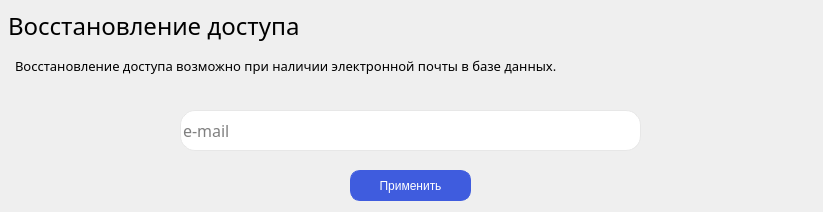
<?xml version="1.0" encoding="UTF-8"?>
<ui version="4.0">
 <class>RecoveryWindow</class>
 <widget class="QMainWindow" name="RecoveryWindow">
  <property name="geometry">
   <rect>
    <x>0</x>
    <y>0</y>
    <width>823</width>
    <height>212</height>
   </rect>
  </property>
  <property name="minimumSize">
   <size>
    <width>823</width>
    <height>212</height>
   </size>
  </property>
  <property name="maximumSize">
   <size>
    <width>823</width>
    <height>212</height>
   </size>
  </property>
  <property name="windowTitle">
   <string>MainWindow</string>
  </property>
  <property name="styleSheet">
   <string notr="true">QWidget[objectName=&quot;recovery_email&quot;],
QWidget[objectName=&quot;recovery_code&quot;] { background-color: #f6f7fb }

QPushButton {
	color: white;
	font-size: 12px;
	font-family: 'SESans',Arial,sans-serif;;	
	border: 1px solid #3f5cde; 
	background-color: #3f5cde;
	border-radius: 10px;
}

QPushButton:hover,
QPushButton:pressed {
	border: 0px;
	background-color: #243581; 
}

QLineEdit {
	border: 1px solid #e7e7e7;
	backgorund-color: #fbfbfb;
	border-radius: 15px;
	font-family: Montserrat Medium;
	font-size: 16px;
	padding-left: 1em;
}
</string>
  </property>
  <widget class="QWidget" name="centralwidget">
   <property name="minimumSize">
    <size>
     <width>823</width>
     <height>212</height>
    </size>
   </property>
   <property name="maximumSize">
    <size>
     <width>823</width>
     <height>212</height>
    </size>
   </property>
   <widget class="QStackedWidget" name="stackedWidget">
    <property name="geometry">
     <rect>
      <x>0</x>
      <y>0</y>
      <width>821</width>
      <height>211</height>
     </rect>
    </property>
    <property name="currentIndex">
     <number>0</number>
    </property>
    <widget class="QWidget" name="recovery_email">
     <widget class="QLineEdit" name="email_input">
      <property name="geometry">
       <rect>
        <x>180</x>
        <y>110</y>
        <width>461</width>
        <height>41</height>
       </rect>
      </property>
      <property name="styleSheet">
       <string notr="true"/>
      </property>
      <property name="placeholderText">
       <string>e-mail</string>
      </property>
     </widget>
     <widget class="QPushButton" name="email_apply">
      <property name="geometry">
       <rect>
        <x>350</x>
        <y>170</y>
        <width>121</width>
        <height>31</height>
       </rect>
      </property>
      <property name="minimumSize">
       <size>
        <width>0</width>
        <height>0</height>
       </size>
      </property>
      <property name="maximumSize">
       <size>
        <width>16777215</width>
        <height>16777215</height>
       </size>
      </property>
      <property name="cursor">
       <cursorShape>PointingHandCursor</cursorShape>
      </property>
      <property name="styleSheet">
       <string notr="true">QPushButton {
	color: white;
	font-size: 12px;
	font-family: 'SESans',Arial,sans-serif;;	
	border: 1px solid #3f5cde; 
	background-color: #3f5cde;
	border-radius: 10px;
}

QPushButton:hover {
	border: 0px;
	background-color: #243581;	
}

QPushButton:pressed {
	border: 0px;
	background-color: #243581; 
}</string>
      </property>
      <property name="text">
       <string>Применить</string>
      </property>
     </widget>
     <widget class="QWidget" name="horizontalLayoutWidget">
      <property name="geometry">
       <rect>
        <x>0</x>
        <y>0</y>
        <width>821</width>
        <height>51</height>
       </rect>
      </property>
      <layout class="QHBoxLayout" name="horizontalLayout">
       <property name="leftMargin">
        <number>8</number>
       </property>
       <item>
        <widget class="QLabel" name="email_title">
         <property name="font">
          <font>
           <family>Bahnschrift Light</family>
           <pointsize>18</pointsize>
          </font>
         </property>
         <property name="text">
          <string>Восстановление доступа</string>
         </property>
        </widget>
       </item>
      </layout>
     </widget>
     <widget class="QWidget" name="horizontalLayoutWidget_2">
      <property name="geometry">
       <rect>
        <x>0</x>
        <y>50</y>
        <width>821</width>
        <height>31</height>
       </rect>
      </property>
      <layout class="QHBoxLayout" name="horizontalLayout_2">
       <property name="leftMargin">
        <number>15</number>
       </property>
       <item>
        <widget class="QLabel" name="email_subtitle">
         <property name="font">
          <font>
           <family>Bahnschrift Light</family>
           <pointsize>10</pointsize>
          </font>
         </property>
         <property name="text">
          <string>Восстановление доступа возможно при наличии электронной почты в базе данных.</string>
         </property>
        </widget>
       </item>
      </layout>
     </widget>
    </widget>
    <widget class="QWidget" name="recovery_code">
     <widget class="QLineEdit" name="code_input">
      <property name="geometry">
       <rect>
        <x>180</x>
        <y>110</y>
        <width>461</width>
        <height>41</height>
       </rect>
      </property>
      <property name="styleSheet">
       <string notr="true">QLineEdit[objectName=&quot;email_system&quot;] {
	border: 1px solid #e7e7e7;
	backgorund-color: #fbfbfb;
	border-radius: 15px;
	font-family: Montserrat Medium;
	font-size: 16px;
	padding-left: 1em;
}
</string>
      </property>
      <property name="placeholderText">
       <string>Код</string>
      </property>
     </widget>
     <widget class="QPushButton" name="code_apply">
      <property name="geometry">
       <rect>
        <x>350</x>
        <y>170</y>
        <width>121</width>
        <height>31</height>
       </rect>
      </property>
      <property name="minimumSize">
       <size>
        <width>0</width>
        <height>0</height>
       </size>
      </property>
      <property name="maximumSize">
       <size>
        <width>16777215</width>
        <height>16777215</height>
       </size>
      </property>
      <property name="cursor">
       <cursorShape>PointingHandCursor</cursorShape>
      </property>
      <property name="styleSheet">
       <string notr="true">QPushButton {
	color: white;
	font-size: 12px;
	font-family: 'SESans',Arial,sans-serif;;	
	border: 1px solid #3f5cde; 
	background-color: #3f5cde;
	border-radius: 10px;
}

QPushButton:hover {
	border: 0px;
	background-color: #243581;	
}

QPushButton:pressed {
	border: 0px;
	background-color: #243581; 
}</string>
      </property>
      <property name="text">
       <string>Применить</string>
      </property>
     </widget>
     <widget class="QWidget" name="horizontalLayoutWidget_3">
      <property name="geometry">
       <rect>
        <x>0</x>
        <y>0</y>
        <width>821</width>
        <height>51</height>
       </rect>
      </property>
      <layout class="QHBoxLayout" name="horizontalLayout_3">
       <property name="leftMargin">
        <number>8</number>
       </property>
       <item>
        <widget class="QLabel" name="code_title">
         <property name="font">
          <font>
           <family>Bahnschrift Light</family>
           <pointsize>18</pointsize>
          </font>
         </property>
         <property name="text">
          <string>Восстановление доступа</string>
         </property>
        </widget>
       </item>
      </layout>
     </widget>
     <widget class="QWidget" name="horizontalLayoutWidget_4">
      <property name="geometry">
       <rect>
        <x>0</x>
        <y>50</y>
        <width>821</width>
        <height>31</height>
       </rect>
      </property>
      <layout class="QHBoxLayout" name="horizontalLayout_4">
       <property name="leftMargin">
        <number>15</number>
       </property>
       <item>
        <widget class="QLabel" name="code_subtitle">
         <property name="font">
          <font>
           <family>Bahnschrift Light</family>
           <pointsize>10</pointsize>
          </font>
         </property>
         <property name="text">
          <string>На почту отправлен код восстановления доступа, введите его в течение 10 минут.</string>
         </property>
        </widget>
       </item>
      </layout>
     </widget>
    </widget>
   </widget>
  </widget>
 </widget>
 <resources/>
 <connections/>
</ui>
